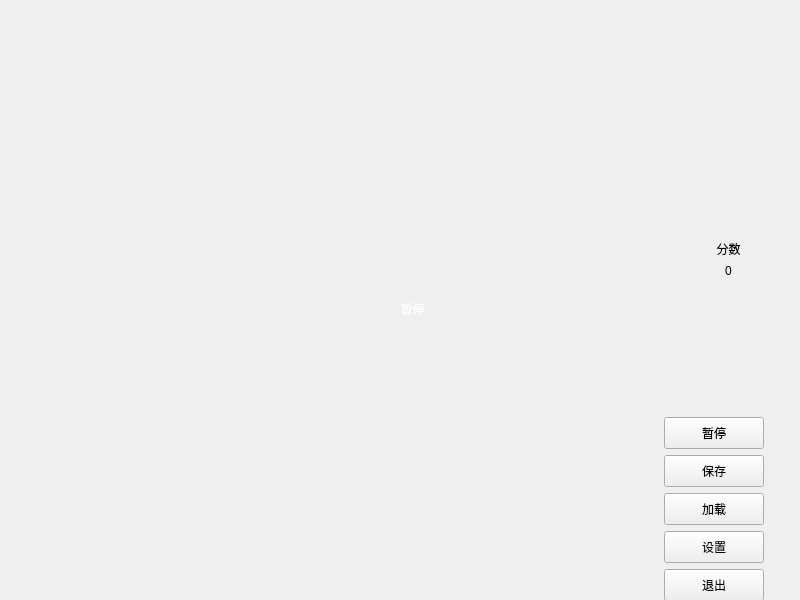
<?xml version="1.0" encoding="UTF-8"?>
<ui version="4.0">
 <class>FormGame</class>
 <widget class="QWidget" name="FormGame">
  <property name="geometry">
   <rect>
    <x>0</x>
    <y>0</y>
    <width>800</width>
    <height>600</height>
   </rect>
  </property>
  <property name="windowTitle">
   <string>Form</string>
  </property>
  <widget class="QWidget" name="widgetButtons" native="true">
   <property name="geometry">
    <rect>
     <x>664</x>
     <y>240</y>
     <width>129</width>
     <height>361</height>
    </rect>
   </property>
   <layout class="QVBoxLayout" name="verticalLayout">
    <item>
     <widget class="QLabel" name="label">
      <property name="styleSheet">
       <string notr="true">font: 20pt &quot;微软雅黑&quot;;</string>
      </property>
      <property name="text">
       <string>分数</string>
      </property>
      <property name="alignment">
       <set>Qt::AlignCenter</set>
      </property>
     </widget>
    </item>
    <item>
     <widget class="QLabel" name="labelScore">
      <property name="styleSheet">
       <string notr="true">font: 20pt &quot;微软雅黑&quot;;</string>
      </property>
      <property name="text">
       <string>0</string>
      </property>
      <property name="alignment">
       <set>Qt::AlignCenter</set>
      </property>
     </widget>
    </item>
    <item>
     <spacer name="verticalSpacer">
      <property name="orientation">
       <enum>Qt::Vertical</enum>
      </property>
      <property name="sizeHint" stdset="0">
       <size>
        <width>20</width>
        <height>40</height>
       </size>
      </property>
     </spacer>
    </item>
    <item>
     <widget class="QToolButton" name="buttonPause">
      <property name="minimumSize">
       <size>
        <width>100</width>
        <height>32</height>
       </size>
      </property>
      <property name="styleSheet">
       <string notr="true">border-image: url(:/assets/button.png);
font: 12pt &quot;微软雅黑&quot;;</string>
      </property>
      <property name="text">
       <string>暂停</string>
      </property>
     </widget>
    </item>
    <item>
     <widget class="QToolButton" name="buttonSave">
      <property name="minimumSize">
       <size>
        <width>100</width>
        <height>32</height>
       </size>
      </property>
      <property name="styleSheet">
       <string notr="true">border-image: url(:/assets/button.png);
font: 12pt &quot;微软雅黑&quot;;</string>
      </property>
      <property name="text">
       <string>保存</string>
      </property>
     </widget>
    </item>
    <item>
     <widget class="QToolButton" name="buttonLoad">
      <property name="minimumSize">
       <size>
        <width>100</width>
        <height>32</height>
       </size>
      </property>
      <property name="styleSheet">
       <string notr="true">border-image: url(:/assets/button.png);
font: 12pt &quot;微软雅黑&quot;;</string>
      </property>
      <property name="text">
       <string>加载</string>
      </property>
     </widget>
    </item>
    <item>
     <widget class="QToolButton" name="buttonSetting">
      <property name="minimumSize">
       <size>
        <width>100</width>
        <height>32</height>
       </size>
      </property>
      <property name="styleSheet">
       <string notr="true">border-image: url(:/assets/button.png);
font: 12pt &quot;微软雅黑&quot;;</string>
      </property>
      <property name="text">
       <string>设置</string>
      </property>
     </widget>
    </item>
    <item>
     <widget class="QToolButton" name="buttonExit">
      <property name="minimumSize">
       <size>
        <width>100</width>
        <height>32</height>
       </size>
      </property>
      <property name="styleSheet">
       <string notr="true">border-image: url(:/assets/button.png);
font: 12pt &quot;微软雅黑&quot;;</string>
      </property>
      <property name="text">
       <string>退出</string>
      </property>
     </widget>
    </item>
   </layout>
  </widget>
  <widget class="QLabel" name="labelPause">
   <property name="geometry">
    <rect>
     <x>272</x>
     <y>272</y>
     <width>281</width>
     <height>73</height>
    </rect>
   </property>
   <property name="styleSheet">
    <string notr="true">border-image: url(:/assets/mask_black.png);
font: 20pt &quot;微软雅黑&quot;;
color: rgb(255, 255, 255);</string>
   </property>
   <property name="text">
    <string>暂停</string>
   </property>
   <property name="alignment">
    <set>Qt::AlignCenter</set>
   </property>
  </widget>
 </widget>
 <resources/>
 <connections/>
</ui>
